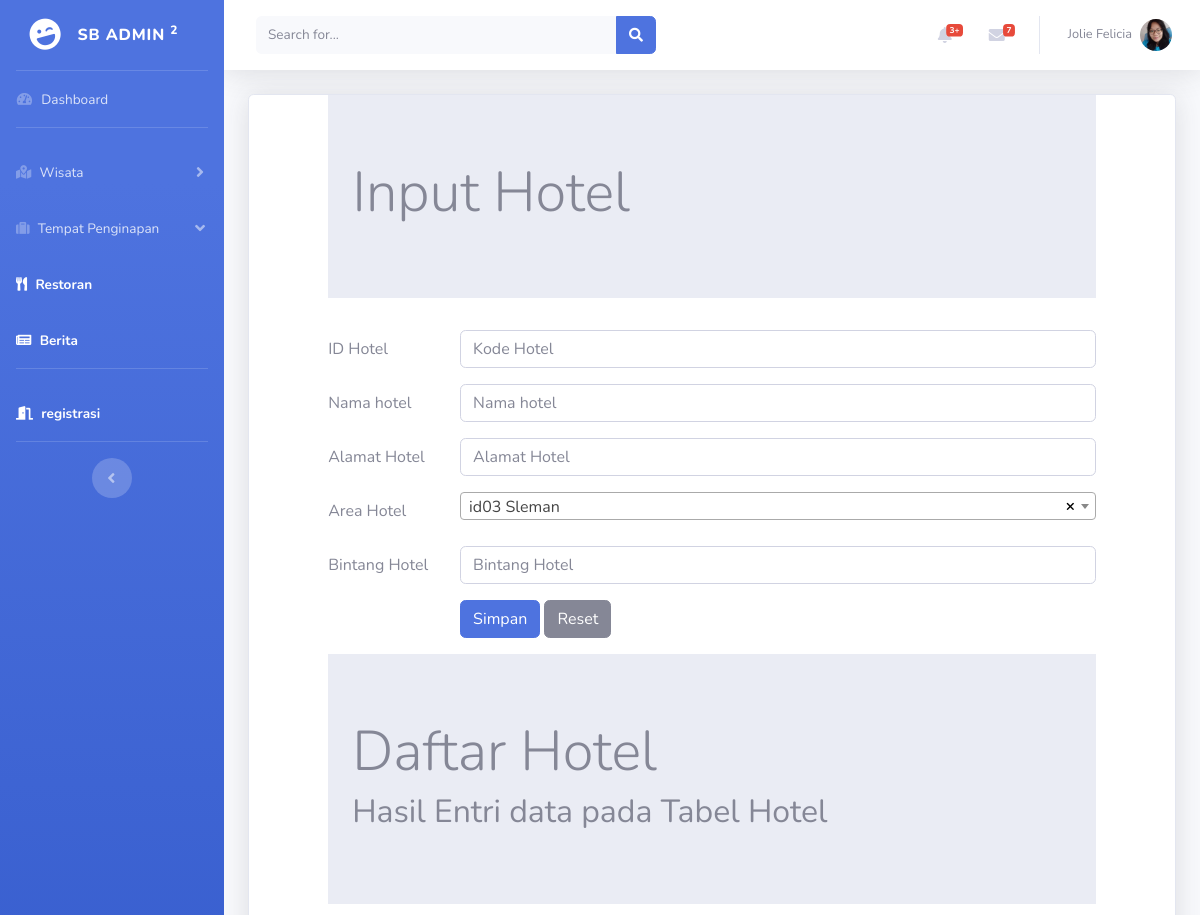
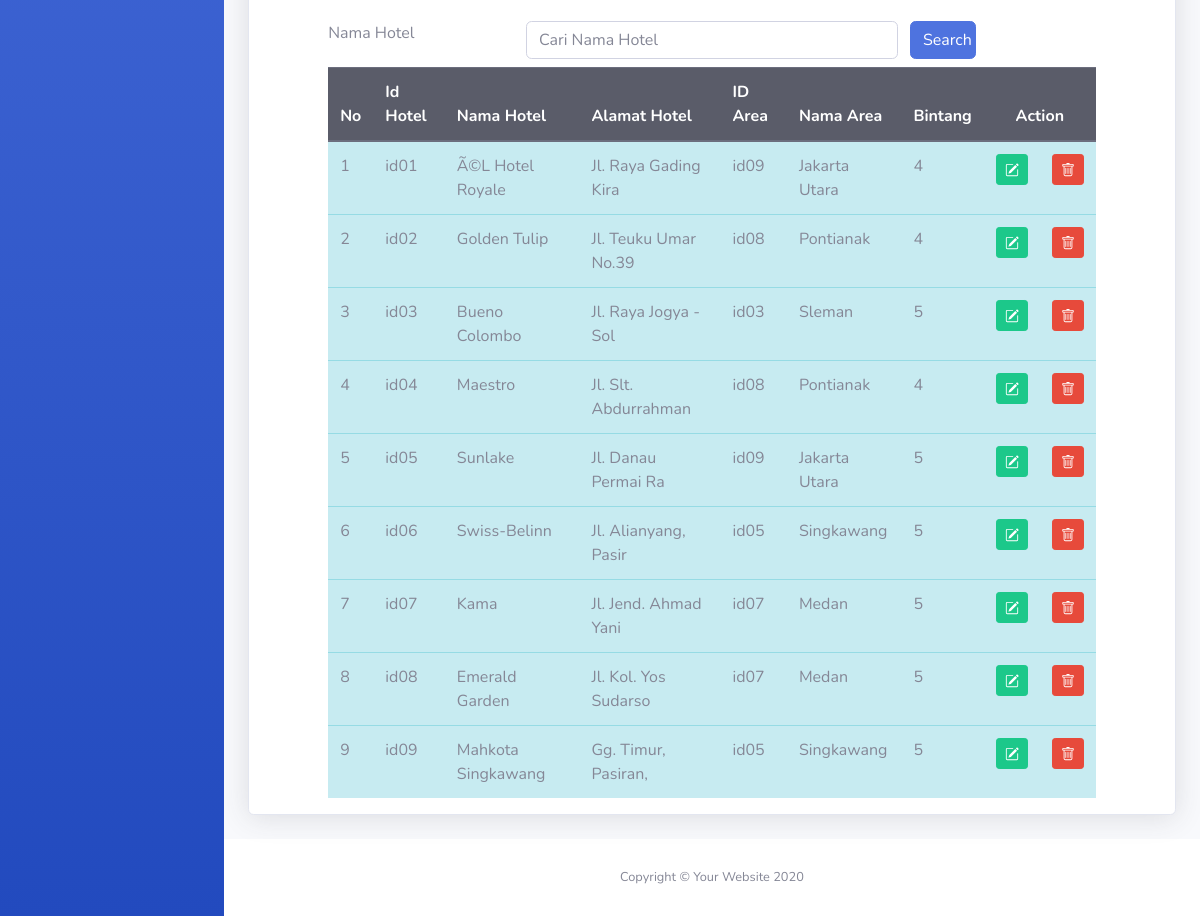
Screenshot of /hotel.php (signed in) with the database file from the repository (2 pictures, top to bottom).
### tables this page shows
CREATE TABLE `hotel` (
  `hotelID` char(4) NOT NULL,
  `namahotel` varchar(20) NOT NULL,
  `alamathotel` varchar(20) NOT NULL,
  `areaID` char(4) NOT NULL,
  `bintang` int(11) NOT NULL
);

CREATE TABLE `area` (
  `areaID` char(4) NOT NULL,
  `areanama` char(35) NOT NULL,
  `areawilayah` char(35) NOT NULL,
  `areaketerangan` varchar(255) NOT NULL,
  `provinsiID` char(2) NOT NULL
);

### hotel.php (the view, shortened to what this page needs)
<!DOCTYPE html>
<html lang="en">
<head>
    <link rel="stylesheet" type="text/css" href="css/bootstrap.min.css">
    <link rel="stylesheet" href="https://cdnjs.cloudflare.com/ajax/libs/select2/4.0.3/css/select2.min.css">
</head>
<?php
     include "header.php";?>
<div class="container-fluid">
<div class="card shadow mb-4">
     <?php
    include "includes/config.php";
?>
<div class="row">
<div class="col-sm-1">
  </div>
  <div class="col-sm-10">
  <div class="jumbotron jumbotron-fluid">
                <div class="container">
                    <h1 class="display-4">Input Hotel</h1>
                </div>
            </div>
  <form method="POST">
  <div class="form-group row">
    <label for="kodehotel" class="col-sm-2 col-form-label">ID Hotel</label>
    <div class="col-sm-10">
      <input type="text" class="form-control" id="kodehotel" name="inputidhotel" placeholder="Kode Hotel" maxlength="4" required="">
    </div>
  </div>
  <div class="form-group row">
    <label for="namahotel" class="col-sm-2 col-form-label">Nama hotel</label>
    <div class="col-sm-10">
      <input type="text" class="form-control" name="inputnamahotel" id="namahotel" placeholder="Nama hotel">
    </div>
  </div>
  <div class="form-group row">
    <label for="alamathotel" class="col-sm-2 col-form-label">Alamat Hotel</label>
    <div class="col-sm-10">
      <input type="text" class="form-control" name="inputalamathotel" id="alamathotel" placeholder="Alamat Hotel">
    </div>
  </div>
  <div class="form-group row">
    <label for="refarea" class="col-sm-2 col-form-label">Area Hotel</label>
    <div class="col-sm-10">
    </div>
  </div>
 <div class="form-group row">
    <label for="bintanghotel" class="col-sm-2 col-form-label">Bintang Hotel</label>
    <div class="col-sm-10">
      <input type="text" class="form-control" name="inputbintanghotel" id="bintanghotel" placeholder="Bintang Hotel">
    </div>
  </div>
  <div class="form-group row">
    <div class="col-sm-2">
    </div>
    <div class="col-sm-10">
    <input type="submit" class="btn btn-primary" value="Simpan" name="Simpan">
    <input type="reset" class="btn btn-secondary" value="Reset" name="Reset">
    </div>
  </div>
</form>
  </div>
    <div class="col-sm-1">
    </div>
    </div>
    <div class="row">
        <div class="col-sm-1"></div>
        <div class="col-sm-10">
            <div class="jumbotron jumbotron-fluid">
                <div class="container">
                    <h1 class="display-4">Daftar Hotel</h1>
                    <h2>Hasil Entri data pada Tabel Hotel</h2>
                </div>
            </div>
        <form method="POST">
            <div class="form-group row mb-2">
                <label for="search" class="col-sm-3">Nama Hotel</label>
                <div class="col-sm-6">
                    <input type="text" name="search" class="form-control" id="search"
                    value="<?php if(isset($_POST['search'])) {echo $_POST['search'];} ?>"placeholder="Cari Nama Hotel">
                </div>
                <input type="submit" name="Kirim" class="col-sm-1 btn btn-primary" value="Search">
            </div>
        </form>
        <table class="table table-hover table-info">
            <thead class="thead-dark">
                <tr>
                    <th>No</th>
                    <th>Id Hotel</th>
                    <th>Nama Hotel</th>
                    <th>Alamat Hotel</th>
                    <th>ID Area</th>
                    <th>Nama Area</th>
                    <th>Bintang</th>
                    <th colspan="2" style="text-align:center">Action</th>
                </tr>
            </thead>
            <tbody>
            <?php
            if(isset($_POST["Kirim"]))
            {
                $search = $_POST['search'];
                $query = mysqli_query($connection, "select hotel.*,area.areaID,area.areanama from hotel,area
                where namahotel like '%".$search."%' and hotel.areaID=area.areaID order by hotelID ");
            }else
                {
                $query = mysqli_query($connection,  " select hotel.*,area.areaID,area.areanama from hotel,area
                where hotel.areaID=area.areaID order by hotelID");
                }
                $nomor = 1;
                while ($row = mysqli_fetch_array($query))
                { ?>
                    <tr>
                        <td><?php echo $nomor;?></td>
                        <td><?php echo $row['hotelID'];?></td>
                        <td><?php echo $row['namahotel'];?></td>
                        <td><?php echo $row['alamathotel'];?></td>
                        <td><?php echo $row['areaID'];?></td>
                        <td><?php echo $row['areanama'];?></td>
                        <td><?php echo $row['bintang'];?></td>
                    <td>
                            <a href="hoteledit.php?ubah=<?php echo $row["hotelID"]; ?> "class="btn btn-success btn-sm"
                                TITLE="EDIT">
                            </a>
                        </td>
                        <td>
                            <a href="hotelhapus.php?hapus=<?php echo $row["hotelID"];?>" class="btn btn-danger btn-sm"
                                title="DELETE">
                           </a>
                        </td>
                    </tr>
            <?php $nomor = $nomor + 1; ?>
            <?php } ?>
            </tbody>
        </table>
        </div>
        <div class="col-sm-1"></div>
    </div>
</div>
</div>
<?php include "footer.php";?>
</html>

### rows the page displays
hotel: hotelID "id01", namahotel "Ã©L Hotel Royale", alamathotel "Jl. Raya Gading Kira", areaID.areaID "id09", areaID.areanama "Jakarta Utara", bintang "4"
hotel: hotelID "id02", namahotel "Golden Tulip", alamathotel "Jl. Teuku Umar No.39", areaID.areaID "id08", areaID.areanama "Pontianak", bintang "4"
hotel: hotelID "id03", namahotel "Bueno Colombo", alamathotel "Jl. Raya Jogya - Sol", areaID.areaID "id03", areaID.areanama "Sleman", bintang "5"
hotel: hotelID "id04", namahotel "Maestro", alamathotel "Jl. Slt. Abdurrahman", areaID.areaID "id08", areaID.areanama "Pontianak", bintang "4"
hotel: hotelID "id05", namahotel "Sunlake", alamathotel "Jl. Danau Permai Ra", areaID.areaID "id09", areaID.areanama "Jakarta Utara", bintang "5"
hotel: hotelID "id06", namahotel "Swiss-Belinn", alamathotel "Jl. Alianyang, Pasir", areaID.areaID "id05", areaID.areanama "Singkawang", bintang "5"
hotel: hotelID "id07", namahotel "Kama", alamathotel "Jl. Jend. Ahmad Yani", areaID.areaID "id07", areaID.areanama "Medan", bintang "5"
hotel: hotelID "id08", namahotel "Emerald Garden", alamathotel "Jl. Kol. Yos Sudarso", areaID.areaID "id07", areaID.areanama "Medan", bintang "5"
hotel: hotelID "id09", namahotel "Mahkota Singkawang", alamathotel "Gg. Timur, Pasiran,", areaID.areaID "id05", areaID.areanama "Singkawang", bintang "5"
